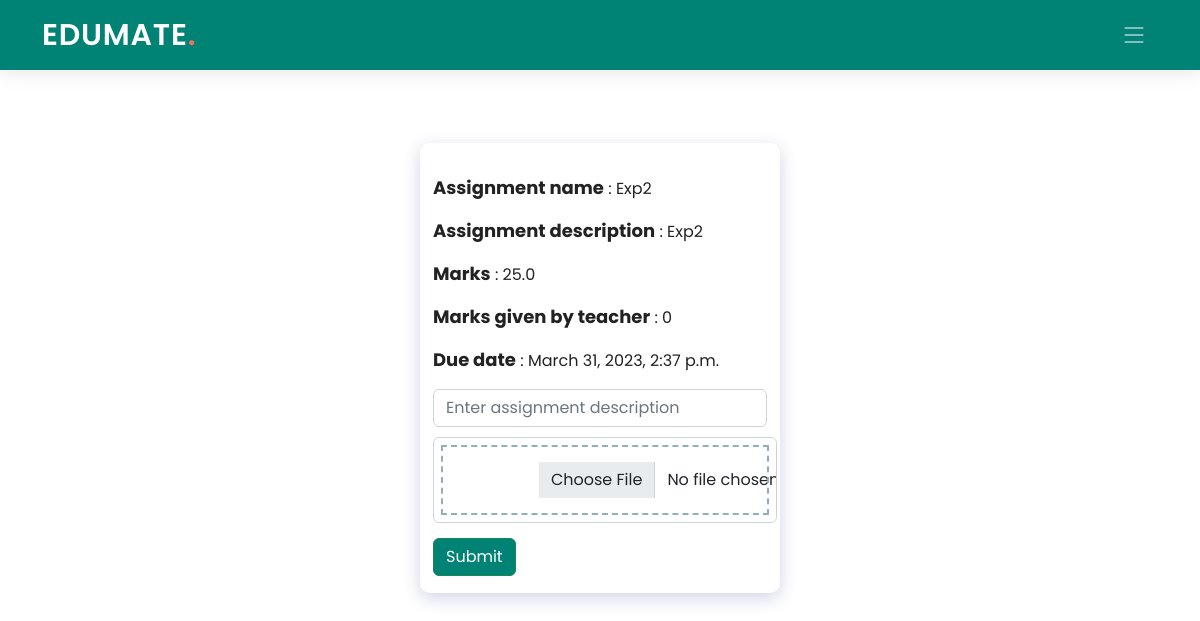
Page /student/1/classroom/PPJ8YI/assignment/3/ on the earlier database version.
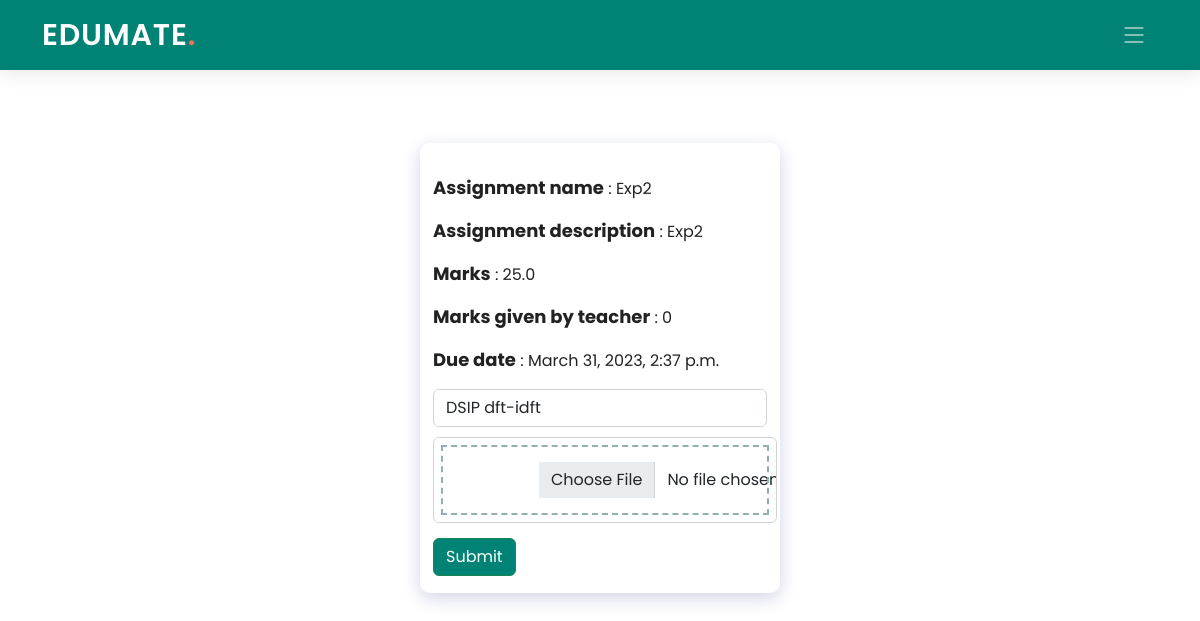
Same page on the later database version.
### Student/models.py (models this page shows, shortened)
class SubmittedAssignments(models.Model):
    assign_id = models.AutoField(primary_key=True)
    assign_desc = models.CharField(max_length=100)
    assign_file = models.FileField(upload_to='Student/static/upload/')
    assignment_id = models.ForeignKey("Teacher.Assignments", on_delete=models.CASCADE, blank=True, null=True)
    stud_id = models.ForeignKey("Edumate_app.Students", on_delete=models.CASCADE, blank=True, null=True)
    marks = models.FloatField(default=None, null=True)
    sub_date = models.DateTimeField(default=timezone.now)
    class Meta:
        db_table = "SubAssigns"

### Student/views.py (the view, shortened to what this page needs)
# urls.py: path('classroom/<pk2>/assignment/<pk3>/', views.assignmentsub, name='assignment'),
def assignmentsub(request, pk, pk2, pk3):
    assign=Assignments.objects.filter(assignment_id=pk3)
    pflag=assign[0].peer_grade
    submi=SubmittedAssignments.objects.filter(stud_id=pk, assignment_id=pk3)
    submidone={}
    assigned=[]
    pe_assigned=[]
    marks=0
    marksflag=True
    pe=None
    feeds=None
    if submi:
        submidone['desc']=submi[0].assign_desc
        submidone['file']=submi[0].assign_file
    else:
        submidone['desc']=""
        submidone['file']=""
    if submi and feeds:
        if submi[0].marks:
            marks=marks+4*submi[0].marks
            for i in feeds:
                if i.marks:
                    marks=marks+i.marks
                else:
                    marks=0
                    marksflag=False
                    break
        else:
            marks=0
            marksflag=False
    else:
        marks=0
        marksflag=False
    if marksflag:
        marks=marks/(len(feeds)+4)
    return render(request, 'Student/assignment.html', {'assign': assign, 'pk': pk, 'pk2': pk2, 'pk3': pk3, 'submi': submidone, 'pflag': pflag, 'assigned': assigned, 'pe': pe_assigned, 'marks': marks, 'marksflag': marksflag})

### Student/templates/Student/assignment.html (shortened to what this page needs)
{% extends './base_student.html' %}
{% load static %}
{% block styles %}
<link href="{% static 'Student/assets/css/assignment.css' %}" rel="stylesheet">
{% endblock styles %}
{% block navbar %}
<header id="header" class="header d-flex align-items-center">
    <div class="container-fluid container-xl d-flex align-items-center justify-content-between">
      <a href="#" class="logo d-flex align-items-center">
        <h1>EDUMATE<span>.</span></h1>
      </a>
      <i class="mobile-nav-toggle mobile-nav-show bi bi-list"></i>
    </div>
  </header>
  {% endblock navbar %}
{% block content %}
  <div class="container">
    <div class="row" style="display: flex;
    flex-direction: row;
    flex-wrap: wrap;
    justify-content: space-evenly;
    height: 80vh;
    align-items: center;">
    <div class="main-content" style="background: rgba( 255, 255, 255, 0.25 );
      box-shadow: 0 5px 18px 0 rgba(26, 38, 135, 0.20 );
      backdrop-filter: blur( 4px );
      -webkit-backdrop-filter: blur( 4px );
      border-radius: 10px;
      border: 1px solid rgba( 255, 255, 255, 0.18 );">
        <div>
          <p style="padding-top: 30px"><b>Assignment name</b> : {{ assign.0.assignment_name }}</p>
          <p><b>Assignment description</b> : {{ assign.0.assignment_description }}</p>
          <p><b>Marks</b> : {{ assign.0.max_marks }}</p>
          {% if marks != "" %}
          <p><b>Marks given by teacher</b> : {{ marks }}</p>
          {% else %}
          <p><b>Marks given by teacher</b> : Not given</p>
          {% endif %}
          <p><b>Due date</b> : {{ assign.0.duedate }}</p>
        </div>
          <form method="post" action="#" enctype="multipart/form-data" >
            {% if submi.desc %}
            <input style="margin-bottom: 10px;" class="form-control" type="text" placeholder="Enter assignment description" name="description" required value="{{ submi.desc }}">
            {% else %}
            <input style="margin-bottom: 10px;" class="form-control" type="text" placeholder="Enter assignment description" name="description" required>
            {% endif %}
            <div class="form-group files">
                {% if submi.file %}
                <input onchange="updateFiles()" id="file" type="file" class="form-control" accept="application/pdf" name="submission">
                {% else %}
                <input onchange="updateFiles()" id="file" type="file" class="form-control" name="submission" accept="application/pdf" required>
                {% endif %}
            </div>
            <button class="btn btn-success" type="submit">Submit</button>
          </form>
      </div>
    </div>
  </div>
{% endblock content %}

Differences in the rows shown:
added SubmittedAssignments: description "DSIP dft-idft"
